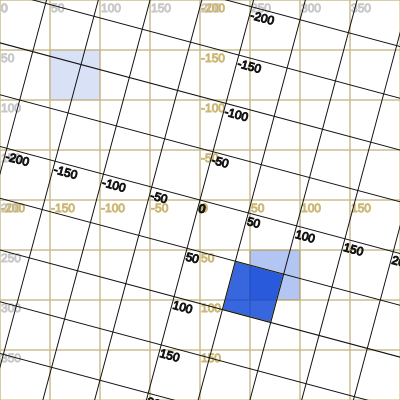
Frame 1 (no input)
Frame 60 (no input): identical to frame 1, image omitted
Frame 120 (the mouse pressed at the canvas centre since frame 60): identical to frame 1, image omitted

The p5.js sketch that drew this single still picture (run headless with seeded random() and noise() and a simulated clock; from frame 60 on, the mouse is pressed at the canvas centre):

// p5.js sketch
// ── sketch.js

gridSize = 50;

function setup(){
    createCanvas(400,400);


}

function draw() {
    background(255);

    drawGrid( 'rgb(200, 200, 200)' );
    fill( 'rgba(65, 106, 209, 0.2)' );
    rect( 50, 50, 50, 50 );

    translate( 200, 200 );
    drawGrid( 'rgb(205, 183, 117)' );
    fill( 'rgba(5, 64, 214, 0.3)' );
    rect( 50, 50, 50, 50 );

    rotate( radians(15) );
    fill( 'rgba(5, 64, 214, 0.8)' );
    rect( 50, 50, 50, 50 );

    drawGrid( 20 );
}

function drawGrid(color) {
	stroke(color);
	fill(color);
	for (var x=-width; x < width; x+=gridSize) {
		line(x, -height, x, height);
		text(x, x+1, 12);
	}
	for (var y=-height; y < height; y+=gridSize) {
		line(-width, y, width, y);
		text(y, 1, y+12);
	}
}
